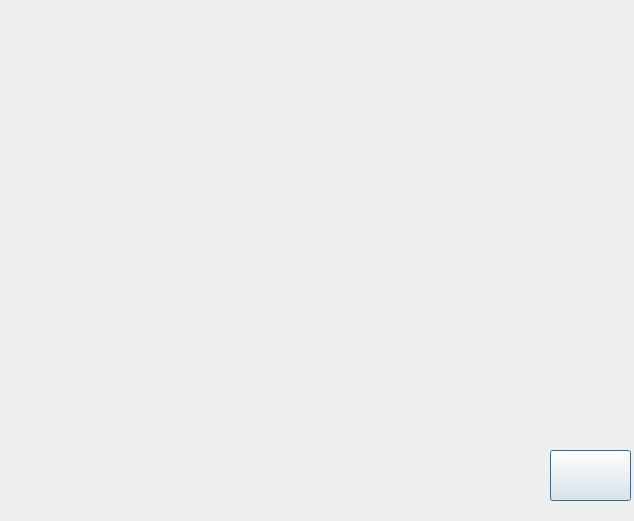
<?xml version="1.0" encoding="UTF-8"?>
<ui version="4.0">
 <class>about</class>
 <widget class="QDialog" name="about">
  <property name="geometry">
   <rect>
    <x>0</x>
    <y>0</y>
    <width>634</width>
    <height>521</height>
   </rect>
  </property>
  <property name="windowTitle">
   <string>Dialog</string>
  </property>
  <property name="styleSheet">
   <string notr="true">
border-image: url(:/new/prefix1/mc/3.png);</string>
  </property>
  <widget class="QLabel" name="label">
   <property name="geometry">
    <rect>
     <x>-10</x>
     <y>30</y>
     <width>351</width>
     <height>81</height>
    </rect>
   </property>
   <property name="styleSheet">
    <string notr="true">border-image: url(:/new/prefix1/shop/4.png);</string>
   </property>
   <property name="text">
    <string/>
   </property>
  </widget>
  <widget class="QLabel" name="label1">
   <property name="geometry">
    <rect>
     <x>140</x>
     <y>60</y>
     <width>21</width>
     <height>20</height>
    </rect>
   </property>
   <property name="styleSheet">
    <string notr="true">border-image: url(:/new/prefix1/shop/3.png);</string>
   </property>
   <property name="text">
    <string/>
   </property>
  </widget>
  <widget class="QLabel" name="label_2">
   <property name="geometry">
    <rect>
     <x>250</x>
     <y>0</y>
     <width>131</width>
     <height>51</height>
    </rect>
   </property>
   <property name="styleSheet">
    <string notr="true">border-image: url(:/new/prefix1/shop/biaoti.png);</string>
   </property>
   <property name="text">
    <string/>
   </property>
  </widget>
  <widget class="QLabel" name="label_3">
   <property name="geometry">
    <rect>
     <x>-10</x>
     <y>60</y>
     <width>351</width>
     <height>81</height>
    </rect>
   </property>
   <property name="styleSheet">
    <string notr="true">border-image: url(:/new/prefix1/shop/5.png);</string>
   </property>
   <property name="text">
    <string/>
   </property>
  </widget>
  <widget class="QLabel" name="label_4">
   <property name="geometry">
    <rect>
     <x>-10</x>
     <y>90</y>
     <width>351</width>
     <height>81</height>
    </rect>
   </property>
   <property name="styleSheet">
    <string notr="true">border-image: url(:/new/prefix1/shop/6.png);</string>
   </property>
   <property name="text">
    <string/>
   </property>
  </widget>
  <widget class="QLabel" name="label_5">
   <property name="geometry">
    <rect>
     <x>-10</x>
     <y>120</y>
     <width>351</width>
     <height>81</height>
    </rect>
   </property>
   <property name="styleSheet">
    <string notr="true">border-image: url(:/new/prefix1/shop/7.png);</string>
   </property>
   <property name="text">
    <string/>
   </property>
  </widget>
  <widget class="QLabel" name="label_6">
   <property name="geometry">
    <rect>
     <x>-10</x>
     <y>210</y>
     <width>351</width>
     <height>81</height>
    </rect>
   </property>
   <property name="styleSheet">
    <string notr="true">border-image: url(:/new/prefix1/shop/10.png);</string>
   </property>
   <property name="text">
    <string/>
   </property>
  </widget>
  <widget class="QLabel" name="label_7">
   <property name="geometry">
    <rect>
     <x>-10</x>
     <y>150</y>
     <width>351</width>
     <height>81</height>
    </rect>
   </property>
   <property name="styleSheet">
    <string notr="true">border-image: url(:/new/prefix1/shop/8.png);</string>
   </property>
   <property name="text">
    <string/>
   </property>
  </widget>
  <widget class="QLabel" name="label_8">
   <property name="geometry">
    <rect>
     <x>-10</x>
     <y>180</y>
     <width>351</width>
     <height>81</height>
    </rect>
   </property>
   <property name="styleSheet">
    <string notr="true">border-image: url(:/new/prefix1/shop/9.png);</string>
   </property>
   <property name="text">
    <string/>
   </property>
  </widget>
  <widget class="QLabel" name="label_9">
   <property name="geometry">
    <rect>
     <x>-10</x>
     <y>240</y>
     <width>351</width>
     <height>81</height>
    </rect>
   </property>
   <property name="styleSheet">
    <string notr="true">border-image: url(:/new/prefix1/shop/11.png);</string>
   </property>
   <property name="text">
    <string/>
   </property>
  </widget>
  <widget class="QLabel" name="label_10">
   <property name="geometry">
    <rect>
     <x>-10</x>
     <y>270</y>
     <width>351</width>
     <height>81</height>
    </rect>
   </property>
   <property name="styleSheet">
    <string notr="true">border-image: url(:/new/prefix1/shop/12.png);</string>
   </property>
   <property name="text">
    <string/>
   </property>
  </widget>
  <widget class="QLabel" name="label_11">
   <property name="geometry">
    <rect>
     <x>-10</x>
     <y>300</y>
     <width>351</width>
     <height>81</height>
    </rect>
   </property>
   <property name="styleSheet">
    <string notr="true">border-image: url(:/new/prefix1/shop/13.png);</string>
   </property>
   <property name="text">
    <string/>
   </property>
  </widget>
  <widget class="QLabel" name="label_12">
   <property name="geometry">
    <rect>
     <x>-10</x>
     <y>330</y>
     <width>351</width>
     <height>81</height>
    </rect>
   </property>
   <property name="styleSheet">
    <string notr="true">border-image: url(:/new/prefix1/shop/14.png);</string>
   </property>
   <property name="text">
    <string/>
   </property>
  </widget>
  <widget class="QLabel" name="label_13">
   <property name="geometry">
    <rect>
     <x>-10</x>
     <y>360</y>
     <width>351</width>
     <height>81</height>
    </rect>
   </property>
   <property name="styleSheet">
    <string notr="true">border-image: url(:/new/prefix1/shop/15.png);</string>
   </property>
   <property name="text">
    <string/>
   </property>
  </widget>
  <widget class="QLabel" name="label2">
   <property name="geometry">
    <rect>
     <x>140</x>
     <y>90</y>
     <width>21</width>
     <height>20</height>
    </rect>
   </property>
   <property name="styleSheet">
    <string notr="true">border-image: url(:/new/prefix1/shop/3.png);</string>
   </property>
   <property name="text">
    <string/>
   </property>
  </widget>
  <widget class="QLabel" name="label3">
   <property name="geometry">
    <rect>
     <x>140</x>
     <y>120</y>
     <width>21</width>
     <height>21</height>
    </rect>
   </property>
   <property name="styleSheet">
    <string notr="true">border-image: url(:/new/prefix1/shop/3.png);</string>
   </property>
   <property name="text">
    <string/>
   </property>
  </widget>
  <widget class="QLabel" name="label4">
   <property name="geometry">
    <rect>
     <x>140</x>
     <y>150</y>
     <width>21</width>
     <height>21</height>
    </rect>
   </property>
   <property name="styleSheet">
    <string notr="true">border-image: url(:/new/prefix1/shop/3.png);</string>
   </property>
   <property name="text">
    <string/>
   </property>
  </widget>
  <widget class="QLabel" name="label5">
   <property name="geometry">
    <rect>
     <x>140</x>
     <y>180</y>
     <width>21</width>
     <height>21</height>
    </rect>
   </property>
   <property name="styleSheet">
    <string notr="true">border-image: url(:/new/prefix1/shop/3.png);</string>
   </property>
   <property name="text">
    <string/>
   </property>
  </widget>
  <widget class="QLabel" name="label6">
   <property name="geometry">
    <rect>
     <x>141</x>
     <y>210</y>
     <width>21</width>
     <height>21</height>
    </rect>
   </property>
   <property name="styleSheet">
    <string notr="true">border-image: url(:/new/prefix1/shop/3.png);</string>
   </property>
   <property name="text">
    <string/>
   </property>
  </widget>
  <widget class="QLabel" name="label7">
   <property name="geometry">
    <rect>
     <x>140</x>
     <y>240</y>
     <width>21</width>
     <height>21</height>
    </rect>
   </property>
   <property name="styleSheet">
    <string notr="true">
border-image: url(:/new/prefix1/shop/3.png);</string>
   </property>
   <property name="text">
    <string/>
   </property>
  </widget>
  <widget class="QLabel" name="label8">
   <property name="geometry">
    <rect>
     <x>140</x>
     <y>270</y>
     <width>21</width>
     <height>21</height>
    </rect>
   </property>
   <property name="styleSheet">
    <string notr="true">border-image: url(:/new/prefix1/shop/3.png);</string>
   </property>
   <property name="text">
    <string/>
   </property>
  </widget>
  <widget class="QLabel" name="label9">
   <property name="geometry">
    <rect>
     <x>141</x>
     <y>300</y>
     <width>21</width>
     <height>21</height>
    </rect>
   </property>
   <property name="styleSheet">
    <string notr="true">border-image: url(:/new/prefix1/shop/3.png);</string>
   </property>
   <property name="text">
    <string/>
   </property>
  </widget>
  <widget class="QLabel" name="label10">
   <property name="geometry">
    <rect>
     <x>141</x>
     <y>330</y>
     <width>21</width>
     <height>21</height>
    </rect>
   </property>
   <property name="styleSheet">
    <string notr="true">border-image: url(:/new/prefix1/shop/3.png);</string>
   </property>
   <property name="text">
    <string/>
   </property>
  </widget>
  <widget class="QLabel" name="label11">
   <property name="geometry">
    <rect>
     <x>140</x>
     <y>360</y>
     <width>21</width>
     <height>21</height>
    </rect>
   </property>
   <property name="styleSheet">
    <string notr="true">border-image: url(:/new/prefix1/shop/3.png);</string>
   </property>
   <property name="text">
    <string/>
   </property>
  </widget>
  <widget class="QLabel" name="label12">
   <property name="geometry">
    <rect>
     <x>140</x>
     <y>390</y>
     <width>21</width>
     <height>21</height>
    </rect>
   </property>
   <property name="styleSheet">
    <string notr="true">border-image: url(:/new/prefix1/shop/3.png);</string>
   </property>
   <property name="text">
    <string/>
   </property>
  </widget>
  <widget class="QPushButton" name="pushButton">
   <property name="geometry">
    <rect>
     <x>550</x>
     <y>450</y>
     <width>81</width>
     <height>51</height>
    </rect>
   </property>
   <property name="styleSheet">
    <string notr="true">border-image: url(:/new/prefix1/shop/c1001bdc69ee492eb0eed0b5ac03db0a.PNG);</string>
   </property>
   <property name="text">
    <string/>
   </property>
  </widget>
  <widget class="QLabel" name="label_14">
   <property name="geometry">
    <rect>
     <x>100</x>
     <y>430</y>
     <width>261</width>
     <height>51</height>
    </rect>
   </property>
   <property name="styleSheet">
    <string notr="true">border-image: url(:/new/prefix1/shop/9b61e378ddb845ff8dd5b02960aec5fc.PNG);</string>
   </property>
   <property name="text">
    <string/>
   </property>
  </widget>
  <widget class="QLabel" name="labelresult">
   <property name="geometry">
    <rect>
     <x>220</x>
     <y>440</y>
     <width>41</width>
     <height>31</height>
    </rect>
   </property>
   <property name="styleSheet">
    <string notr="true">border-image: url(:/new/prefix1/shop/3.png);</string>
   </property>
   <property name="text">
    <string/>
   </property>
  </widget>
 </widget>
 <resources/>
 <connections/>
</ui>
